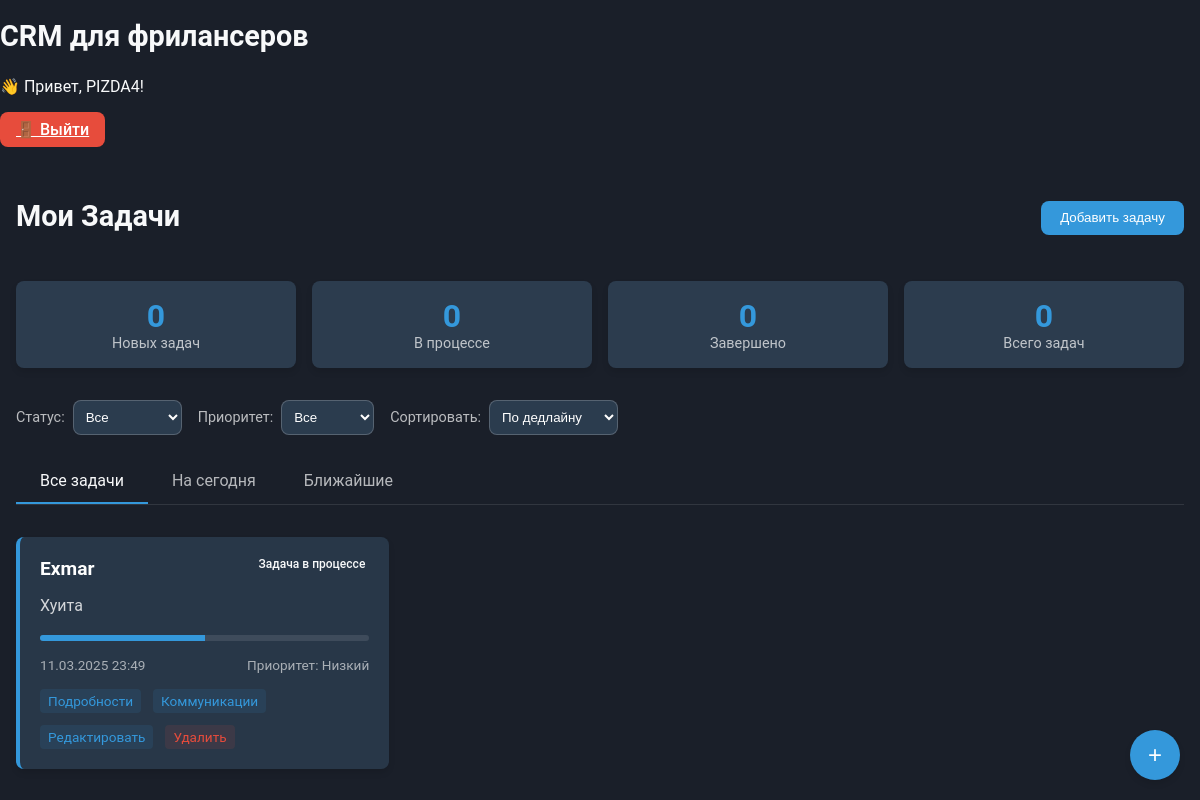
Before: / (signed in) with the older database file.
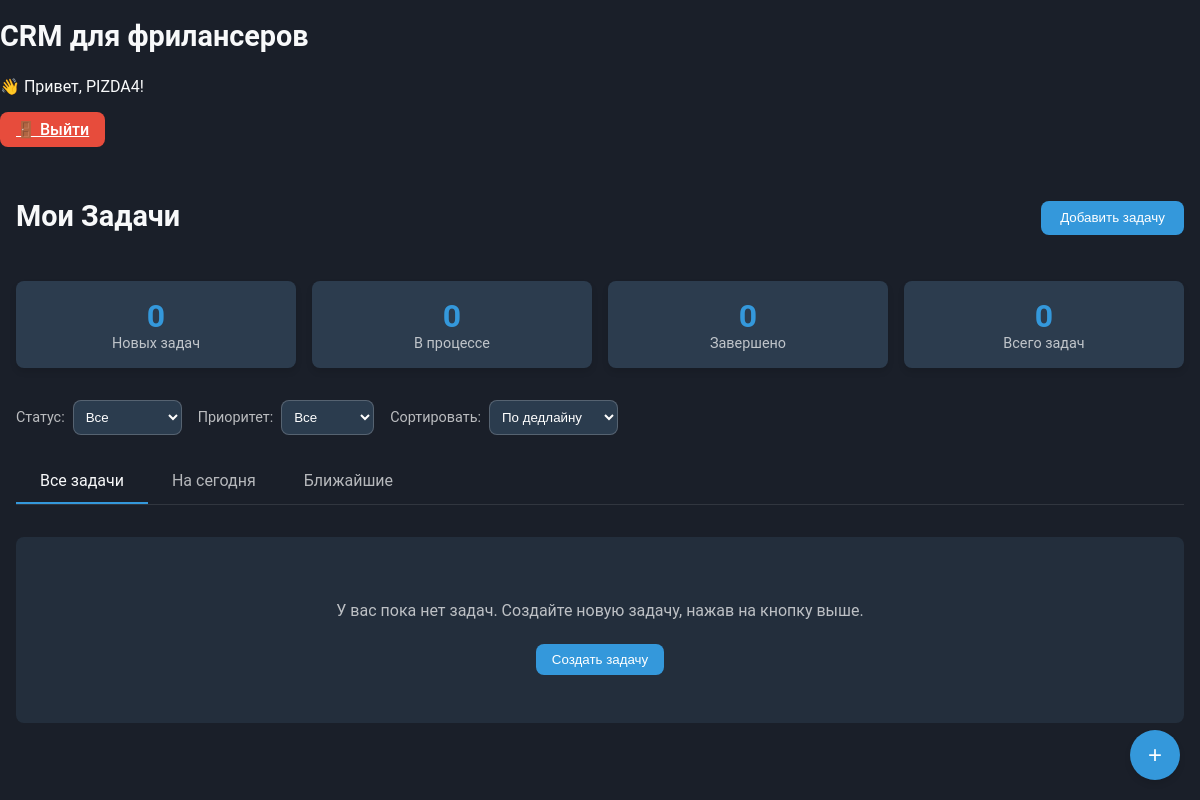
After: the same page with the newer database file.
### crm/models.py (models this page shows, shortened)
class Task(models.Model):
    TASK_CHOICES = [
        ('not_started', 'Задача не начата'),
        ('in_progress', 'Задача в процессе'),
        ('completed', 'Задача завершена'),
        ('on_hold', 'Задача приостановлена'),
        ('blocked', 'Задача заблокирована'),
        ('canceled', 'Задача отменена'),
        ('waiting_for_review', 'Задача ожидает проверки')
    ]
    PRIORITY_CHOICES = [
        ('low', 'Низкий'),
        ('medium', 'Средний'),
        ('high', 'Высокий')
    ]
    name = models.CharField(max_length=100, null=False, blank=False)
    description = models.CharField(max_length=350, null=True, blank=True)
    status = models.CharField(max_length=45, choices=TASK_CHOICES, null=False, blank=False)
    priority = models.CharField(max_length=10, choices=PRIORITY_CHOICES, default='medium')
    deadline = models.DateTimeField(null=True, blank=True)
    created_at = models.DateTimeField(auto_now_add=True)
    owner = models.ForeignKey(settings.AUTH_USER_MODEL, on_delete=models.CASCADE)

### crm/views.py (the view)
# urls.py: 2. Add a URL to urlpatterns:  path('', views.home, name='home')
@login_required
def home(request):
    tasks = Task.objects.filter(owner=request.user)
    form = TaskForm()
    return render(request, 'crm/home.html', {
        'tasks': tasks,
        'form': form
    })

### crm/forms.py
class TaskForm(forms.ModelForm):
	class Meta:
		model = Task
		fields = ['name', 'description', 'status', 'priority', 'deadline']
		widgets = {
				'name': forms.TextInput(attrs={'class': 'form-control'}),
				'description': forms.Textarea(attrs={'class': 'form-control'}),
				'status': forms.Select(attrs={'class': 'form-control'}),
				'priority': forms.Select(attrs={'class': 'form-control'}),
				'deadline': forms.DateTimeInput(attrs={'class': 'form-control', 'type': 'datetime-local'}),
		}

### crm/templates/crm/home.html (shortened to what this page needs)
{% extends "crm/base.html" %}
{% load static %}
{% block content %}
<div class="container">
    <div class="header-container">
        <h1>Мои Задачи</h1>
        <button id="open-form-btn" class="btn btn-primary">
             Добавить задачу
        </button>
    </div>
    <div class="stats-container">
        <div class="stat-card" data-stat="new">
            <div class="number">0</div>
            <div class="label">Новых задач</div>
        </div>
        <div class="stat-card" data-stat="in_progress">
            <div class="number">0</div>
            <div class="label">В процессе</div>
        </div>
        <div class="stat-card" data-stat="completed">
            <div class="number">0</div>
            <div class="label">Завершено</div>
        </div>
        <div class="stat-card" data-stat="total">
            <div class="number">0</div>
            <div class="label">Всего задач</div>
        </div>
    </div>
    <div class="filters-container">
        <div class="filter-group">
            <span class="filter-label">Статус:</span>
            <select id="status-filter" class="filter-select">
                <option value="">Все</option>
            </select>
        </div>
        <div class="filter-group">
            <span class="filter-label">Приоритет:</span>
            <select id="priority-filter" class="filter-select">
                <option value="">Все</option>
            </select>
        </div>
        <div class="filter-group">
            <span class="filter-label">Сортировать:</span>
            <select id="sort-filter" class="filter-select">
                <option value="deadline">По дедлайну</option>
            </select>
        </div>
    </div>
    <div class="tabs">
        <div class="tab active" data-filter="all">Все задачи</div>
        <div class="tab" data-filter="today">На сегодня</div>
        <div class="tab" data-filter="upcoming">Ближайшие</div>
    </div>
    <div class="tasks-container">
        {% if tasks %}
        <ul id="task-list">
            {% for task in tasks %}
            <li class="task-item priority-{{ task.priority|lower }}" data-id="{{ task.id }}" data-date="{{ task.deadline|date:'Y-m-d' }}">
                <span class="status-badge status-{{ task.status|slugify }}">{{ task.get_status_display }}</span>
                <h3>{{ task.name }}</h3>
                <p>{{ task.description|truncatechars:100 }}</p>
                <div class="task-progress">
                    <div class="progress-bar" style="width: {% if task.status == 'not_started' %}0%{% elif task.status == 'in_progress' %}50%{% else %}100%{% endif %}"></div>
                </div>
                <div class="task-meta">
                    <span class="deadline" data-date="{{ task.deadline|date:'Y-m-d' }}">
                         {{ task.deadline|date:"d.m.Y H:i" }}
                    </span>
                    <span class="priority">
                        Приоритет: {{ task.get_priority_display }}
                    </span>
                </div>
                <div class="task-actions">
                    <a href="{% url 'task_detail' task_id=task.id %}">Подробности</a>
                    <a href="{% url 'task_message' task_id=task.id %}">Коммуникации</a>
                    <a href="{% url 'edit_task' task_id=task.id %}">Редактировать</a>
                    <a href="#" class="delete-btn" onclick="deleteTaskConfirm(event, {{ task.id }})">Удалить</a>
                </div>
            </li>
            {% endfor %}
        </ul>
        {% else %}
        <div class="empty-list">
            <p>У вас пока нет задач. Создайте новую задачу, нажав на кнопку выше.</p>
            <button onclick="toggleTaskForm()" class="btn btn-primary">Создать задачу</button>
        </div>
        {% endif %}
    </div>
    <button class="add-task-btn" onclick="toggleTaskForm()">+</button>
</div>
{% endblock content %}

Changed rows visible on the page:
removed Task: status "Задача в процессе", name "Exmar", description "Хуита", deadline "11.03.2025 23:49", priority "Низкий"
Other visible differences:
text now shown: "У вас пока нет задач. Создайте новую задачу, нажав на кнопку выше. Создать задачу"
